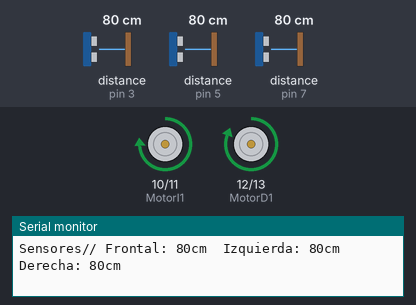
A sketch run on a simulated Arduino Uno, built with avr-gcc and run on an emulated ATmega328P. On the bench: motor-driver pin pairs drawn as motors (green arrow = first pin HIGH = forward, orange = second pin HIGH = backward, longer = more drive), the last lines printed to the serial monitor. The inputs (shaded band) are chosen by the test bench; at power-on: distance to the obstacle (sensors on pin 5, pin 3, pin 7) 80 cm. The echo pulse lasts 58.3 µs per cm.

Above: at 1.2 s.
1.3 s: distance to the obstacle (sensor on pin 5) set to 9 cm
At 2.4 s:
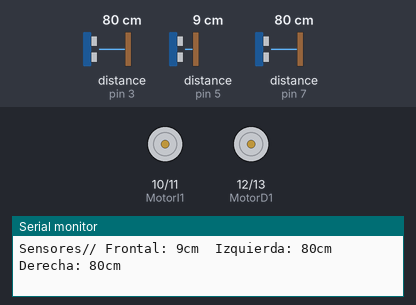
3.4 s: distance to the obstacle (sensor on pin 5) set to 14 cm
4.9 s: distance to the obstacle (sensor on pin 5) set to 18 cm
At 5.7 s:
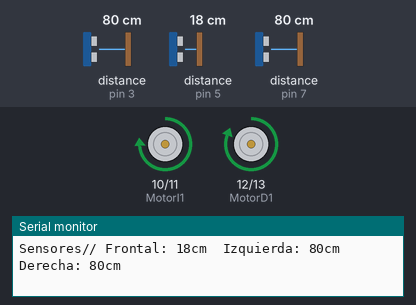
14.4 s: distance to the obstacle (sensor on pin 5) set to 4 cm
At 15.1 s:
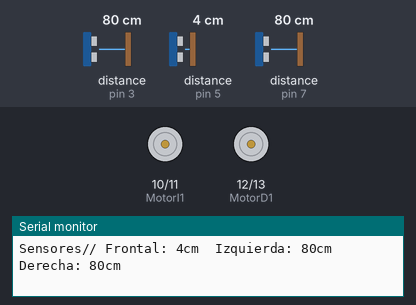
Timing chart, 0 to 17.2 s (numbered marks = the images above; inputs shaded):
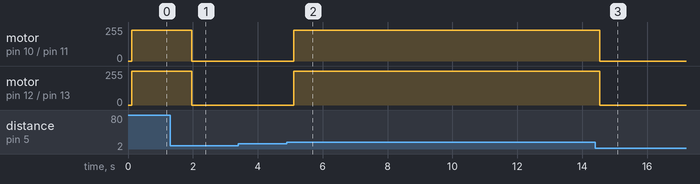

The sketch:

Navegacion_por_ultrasonidos_v3.ino
```cpp
//Librerias
#include "SR04.h"
//Variables
long DistI;   //Distancia Ultrasonido izquierdo
long DistM;   //Distancia ultrasonido derecho
long DistD;   //Distancia ultrasonido medio
int Pmin = 130; //potencia minima para mover el motor
int Pmax = 255; //Potencia maxima de salida
int Ptotal = Pmax - Pmin; //Difrencia entre min y max
int Margen_US = 3;
//Pines
#define TRIG_PIN1 3       //Sensor izquierdo
#define ECHO_PIN1 2
SR04 SIzquierda = SR04(ECHO_PIN1,TRIG_PIN1);
#define TRIG_PIN2 5       //Sensor central
#define ECHO_PIN2 4
SR04 SMedio = SR04(ECHO_PIN2,TRIG_PIN2);
#define TRIG_PIN3 7       //Sensor derecho
#define ECHO_PIN3 6
SR04 SDerecha = SR04(ECHO_PIN3,TRIG_PIN3);

#define MotorI1 10  //Motor Izquierdo Adelante
#define MotorI2 11  //Motor Izquierdo Atras
#define MotorD1 12  //Motor Derecho Adelante
#define MotorD2 13  //Motor Derecho atras

/*
Modulo de ultrasonidos. Este se encarga de actualizar las variables globales
Imprime por pantalla la distancia detectada por los 3 sensores
*/
void Modulo_US1(){
  int DistM_Anterior = DistM;
  DistM=SMedio.Distance();
  int Marjen = DistM_Anterior - DistM;
  if (Marjen < 0) {
    Marjen = 0 - Marjen;
  }
  if (Margen_US < Marjen ){
    Serial.print("Modulo_US// ");
    Serial.print("Frontal: ");
    Serial.print(DistM);
    Serial.println("cm  ");
  }
}
void Modulo_US3() {
  int DistM_Anterior = DistM;
  DistM=SMedio.Distance();
  int Marjen = DistM_Anterior - DistM;
  if (Marjen < 0) {
    Marjen = 0 - Marjen;
  }
  if (Margen_US < Marjen ){
    Serial.print("Modulo_US// ");
    Serial.print("Frontal: ");
    Serial.print(DistM);
    Serial.println("cm  ");
  }
  if (DistM < 20) {
    DistI=SIzquierda.Distance();
    DistD=SDerecha.Distance();

    Serial.print("Izquierda: ");
    Serial.print(DistI);
    Serial.print("cm  ");
    Serial.print("Derecha: ");
    Serial.print(DistD);
    Serial.println("cm  ");
  }
}

void pruebas () {
  DistM=SMedio.Distance();
  DistI=SIzquierda.Distance();
  DistD=SDerecha.Distance();

  Serial.print("Sensores// ");
  Serial.print("Frontal: ");
  Serial.print(DistM);
  Serial.print("cm  ");
  Serial.print("Izquierda: ");
  Serial.print(DistI);
  Serial.print("cm  ");
  Serial.print("Derecha: ");
  Serial.print(DistD);
  Serial.println("cm  ");
}
/*
Modulo de control de los motores:
Este controla la velocidad de los motores a izquierda y derecha.
esta pensado para llevar 2 motores
Acepta variables Velocidad y giro en % (de 0 a 100)
Se encarga del calculo para conseguir que los motores funcionen correctamente
Cambiando Pmin y Pmax se ajusta el recorrido util de la potencia
*/
int Motores(int Velocidad, int Giro){
  int motorD = Velocidad;
  int motorI = Velocidad;
  if (Giro > 0) { //si el giro es a la derecha quito velocidad al motor derecho
    motorD = motorD - Giro;
  }
  if (Giro < 0){ //Si el giro es a la izquierda quito velocidad al motor izquierdo
    motorI = motorI - Giro;
  }
  //----------------------------------------------------------------------------
  //SALIDA POR PANTALLA
  /*
  Serial.print("Velocidad: ");
  Serial.println(Velocidad);
  Serial.print("Giro: ");
  Serial.println(Giro);
  Serial.print("Velocidad motor Derecho: ");
  Serial.println(motorD);
  Serial.print("Velocidad motor Izquierdo: ");
  Serial.println(motorI); */
  //----------------------------------------------------------------------------

  if (Velocidad == 0) { //Si la velocidad es 0% ajusta la potencia a 0
    motorI = 0;
    motorD = 0;
  }
  else { //si no la ajusta segun el recorrido util del motor
    motorI = Pmin + (Ptotal * motorI / 100);
    motorD = Pmin + (Ptotal * motorD / 100);
  }
  //Ajustamos la potencia. Si es negativa sale por el pin de marxa atras, si no por el pin de marxa alante
  //Ajuste salida motor izquierdo
  if (motorI > 0){
    analogWrite(MotorI1, motorI);
    analogWrite(MotorI2, 0);
  }
  else if (motorI < 0){
    motorI = 0 - motorI;
    analogWrite(MotorI1, 0);
    analogWrite(MotorI2, motorI);
  }
  else if (motorI == 0){
    analogWrite(MotorI1, 0);
    analogWrite(MotorI2, 0);
  }
  //Ajuste salida Motor derecho
  if (motorD > 0){
    analogWrite(MotorD1, motorD);
    analogWrite(MotorD2, 0);
  }
  else if (motorD < 0){
    motorD = 0 - motorI;
    analogWrite(MotorD1, 0);
    analogWrite(MotorD2, motorI);
  }
  else if (motorD == 0){
    analogWrite(MotorD1, 0);
    analogWrite(MotorD2, 0);
  }
}


void setup() {
  Serial.begin(9600);
  Serial.print("Difrencia de potencia: ");
  Serial.println(Ptotal); //Difrencia entre Vmin y Vmax para calcular el voltaje util del motor
  pinMode(MotorI1, OUTPUT);
  pinMode(MotorD1, OUTPUT);
  pinMode(MotorI2, OUTPUT);
  pinMode(MotorD2, OUTPUT);

}

void loop() {

  Modulo_US1(); //Actualizamos las distancias: DistI, DistM, DistD
  pruebas();
  if (DistM <= 15) { //si se acerca a menos de 15 cm para completamente
    Motores(0, 0);
  }
  else if(DistM < 100) { //Hasta los 100 cm regula la velocidad segun la distancia
    Motores(DistM, 0);
  }
  else { //A partir de 100 cm velocidad maxima
    Motores (100, 0);
  }
  //Serial.println("-----------------------------------------------------------------------");
  delay(10 *  DistM);
}
```

Measured:
- the behaviour switches between 15 and 16 cm on distance to the obstacle (sensor on pin 5) (found by bisection; images 1 and 2)
- after the input at 1.3 s, motor on pin 10 (MotorI1) / pin 11 (MotorI2): forward 230/255 → stopped after 0.66 s; motor on pin 12 (MotorD1) / pin 13 (MotorD2): forward 255/255 → stopped after 0.66 s
- after the input at 4.9 s, motor on pin 10 (MotorI1) / pin 11 (MotorI2): stopped → forward 230/255 after 0.22 s; motor on pin 12 (MotorD1) / pin 13 (MotorD2): stopped → forward 255/255 after 0.22 s
- after the input at 14.4 s, motor on pin 10 (MotorI1) / pin 11 (MotorI2): forward 230/255 → stopped after 0.15 s; motor on pin 12 (MotorD1) / pin 13 (MotorD2): forward 255/255 → stopped after 0.15 s
